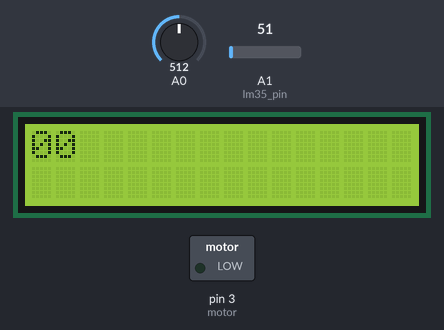
A sketch run on a simulated Arduino Uno, built with avr-gcc and run on an emulated ATmega328P. On the bench: 16×2 character LCD, switched loads named in the sketch (green lamp = pin HIGH). The inputs (shaded band) are chosen by the test bench; at power-on: A1 (lm35_pin) = 51, A0 = 512. What the sketch prints to the serial monitor is not drawn.

Above: at 3.6 s.
3.7 s: A1 (lm35_pin) set to 59
At 5.0 s:
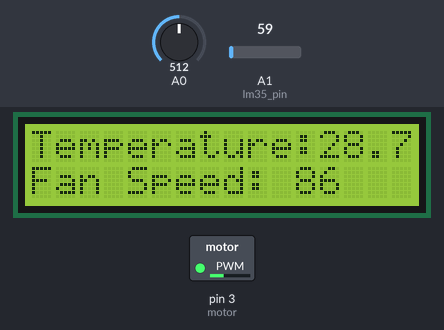
5.9 s: A1 (lm35_pin) set to 112
At 7.4 s:
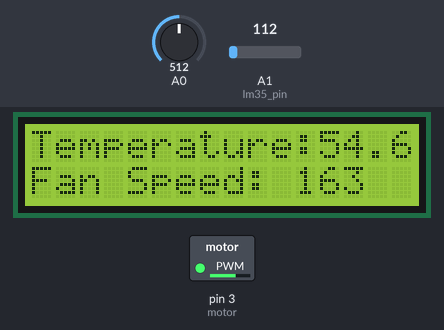
8.0 s: A1 (lm35_pin) set to 163
At 9.7 s:
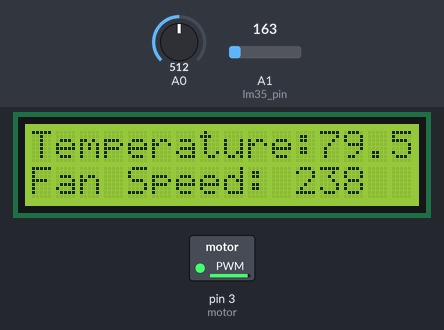
10.0 s: A0 set to 893
11.5 s: A0 set to 919
Timing chart, 0 to 14.5 s (numbered marks = the images above; inputs shaded):
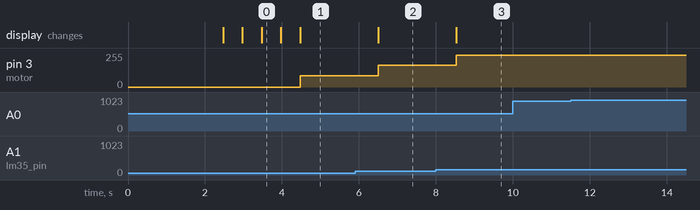

The sketch:

Completed.ino
```cpp
#include <LiquidCrystal.h>
/* Create object named lcd of the class LiquidCrystal */
LiquidCrystal lcd(13, 12, 11, 10, 9, 8, 7, 6, 5, 4, 2);  /* For 8-bit mode */
//LiquidCrystal lcd(13, 12, 11, 6, 5, 4, 3);  /* For 4-bit mode */

unsigned char Character1[8] = { 0x04, 0x1F, 0x11, 0x11, 0x1F, 0x1F, 0x1F, 0x1F }; /* Custom Character 1 */
unsigned char Character2[8] = { 0x01, 0x03, 0x07, 0x1F, 0x1F, 0x07, 0x03, 0x01 }; /* Custom Character 2 */

const int lm35_pin = A1;  /* LM35 O/P pin */
int motor = 3;
 int speed1;
int ir1;
int count=0;
int Count=0;
void setup()
{
  Serial.begin(9600);
  pinMode(motor,OUTPUT);
 pinMode(A0,INPUT);
 pinMode(A1,INPUT);
  lcd.begin(16,2);  /* Initialize 16x2 LCD */

  lcd.print("AUTOMATIC SPEED ");
  lcd.setCursor(0,1);
  lcd.print("CONTROL OF FAN");
  delay(2400);
  lcd.clear();

}

void loop() {
  int temp_adc_val;
  float temp_val;
  temp_adc_val = analogRead(lm35_pin);  /* Read Temperature */
  temp_val = (temp_adc_val * 4.88); /* Convert adc value to equivalent voltage */
  temp_val = (temp_val/10); /* LM35 gives output of 10mv/°C */
  delay(500);
  Serial.print("Temperature = ");
  Serial.print(temp_val);
 // Serial.print(" Degree Celsius\n");

  ir1=analogRead(A0);
  speed1=(temp_val*3);
  if(temp_val>=27)
  {
    //Serial.print("FAN IS Running at ");
   // Serial.println(speed1);
    Serial.println(analogRead(A0));
    lcd.setCursor(0,0); /* Set cursor to column 0 row 0 */
  lcd.print("Temperature:");
  lcd.print(temp_val);
  if(ir1>900 || ir1 ==0)
  {Serial.println("Fan IS Not Running");
    }


  lcd.setCursor(0,1);
  lcd.print("Fan Speed: ");
  lcd.print(speed1);

   analogWrite(3,speed1);
  }
  else
  {
    Serial.println("FAN IS OFF");
     lcd.print("0");
    }
 }
```

Measured:
- the behaviour switches between 55 and 56 on A1 (lm35_pin) (found by bisection; images 0 and 1)
- after the input at 3.7 s, pin 3 (motor): 0/255 → 86/255 after 0.78 s; the display: first differs from a run without the input after 0.78 s (image 1)
- after the input at 5.9 s, pin 3 (motor): 86/255 → 163/255 after 0.60 s; the display: changes after 0.60 s (image 2)
- after the input at 8.0 s, pin 3 (motor): 163/255 → 238/255 after 0.52 s; the display: changes after 0.52 s (image 3)
- after the input at 10.0 s, every drawn part: stays the same
- after the input at 11.5 s, every drawn part: stays the same
